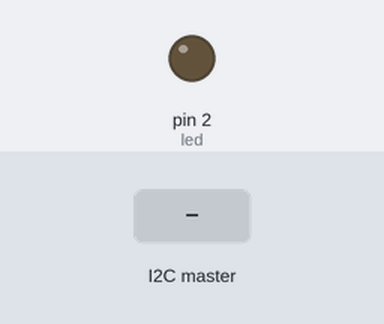
Bench run of a sketch on a simulated Arduino Uno, built with avr-gcc and run on an emulated ATmega328P. Parts: output pins drawn as LEDs (lit = HIGH). The inputs (shaded band) are chosen by the test bench.

Above: at 1.2 s.
1.3 s: the I2C master sends the byte 1
At 1.9 s:
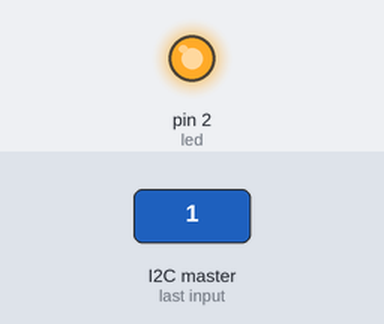
2.8 s: the I2C master sends the byte 0
At 3.1 s:
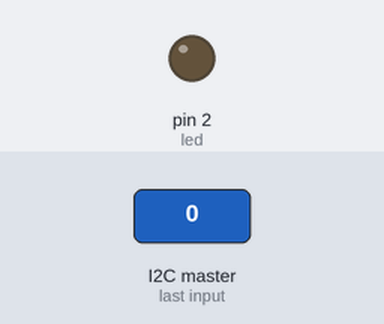
Timing chart, 0 to 5.8 s (numbered marks = the images above; inputs shaded):
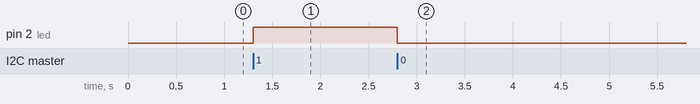

The sketch:

I2C_EXP2_SLAVE.ino
```cpp
#include<Wire.h>

int led =2;

boolean state = false;

void setup() {
  pinMode(led, OUTPUT);
  Wire.begin(8);
  Wire.onReceive(readWire);
  Serial.begin(9600);
}

void loop(){

}

void readWire()
{
  if (Wire.available() > 0)
  {
    if (Wire.read() == 1)
    {
      digitalWrite(led,HIGH);
    }
    else
    {
      digitalWrite(led,LOW);
    }
  }
}

/* 1. Try Wire.read() == 'a' or 97, it will turn on the LED too.
 *    Char has a value in DEC number (refer to ASCII Table)
 *    Thus, character 'a' is equal to 97 in int, float or double type.
 *    Refering to number 1. in I2C_EXP2_MAS.
 * 2. Make 2 LEDs with 1 slave. Refering to number 2. in I2C_EXP2_MAS.
 * 3. Make 2 LEDs with 2 slaves. Refering to number 3. in I2C_EXP2_MAS.
 */
```

Measured:
- after the input at 1.3 s, pin 2 (led): LOW → HIGH at once
- after the input at 2.8 s, pin 2 (led): HIGH → LOW at once
